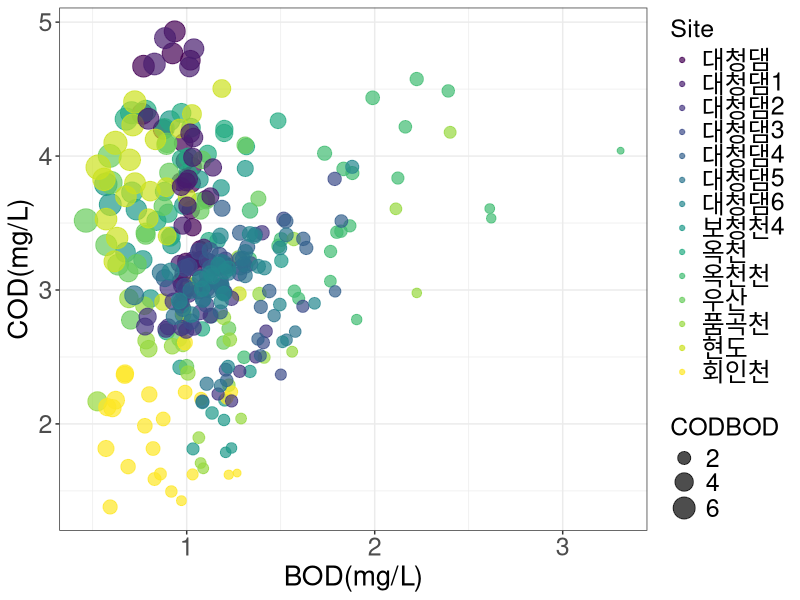

This chart was generated by the following R code: (Note: this script raises an error after producing the figure.)
# Source from https://www.datanovia.com/en/blog/gganimate-how-to-create-plots-with-beautiful-animation-in-r/
# Load required packages and set the default ggplot2 theme to theme_bw():

library(ggplot2)
library(gganimate)
theme_set(theme_bw())

# Demo dataset
df <- read.csv("DC_BOD_COD.csv", na = "-", fileEncoding = "CP949", encoding = "UTF-8")
head(df)

# Static plot

My_Theme = theme(
  axis.title.x = element_text(size = 20),
  axis.text.x = element_text(size = 18),
  axis.title.y = element_text(size = 20),
  axis.text.y = element_text(size = 18),
  legend.title = element_text(size = 18),
  legend.text = element_text(size = 18),
  legend.key = element_rect(size = 20))

p0 <- ggplot(
  df, 
  aes(x = BOD, y=COD, size = CODBOD, colour = Site)) +
  geom_point(show.legend = TRUE, alpha = 0.7, position = "jitter") +
  scale_color_viridis_d() +
  scale_size(range = c(2, 8)) +
  labs(x = "BOD(mg/L)", y = "COD(mg/L)")+
  My_Theme
p0

# Transition through distinct states in time
# Basics
pa0 <- p0 + transition_time(Year) +
  labs(title = "Year: {frame_time}", size = 20)
# save as a GIF
animate(pa0, fps = 5, width = 600, height = 500, renderer=gifski_renderer("pa0.gif"))

animate(pa0, renderer = ffmpeg_renderer(), width = 600, height = 500)
anim_save("pa0.mp4")

p1 <- ggplot(
  df, 
  aes(x = BOD, y=COD, size = CODBOD, colour = Waterbody)) +
  geom_point(show.legend = TRUE, alpha = 0.7, position = "jitter") +
  scale_color_viridis_d() +
  scale_size(range = c(2, 8)) +
  labs(x = "BOD(mg/L)", y = "COD(mg/L)")+
  My_Theme
p1

# Transition through distinct states in time
# Basics
pa1 <- p1 + transition_time(Year) +
  labs(title = "Year: {frame_time}", size = 20)
# save as a GIF
animate(pa1, fps = 5, width = 600, height = 500, renderer=gifski_renderer("pa1.gif"))


pl <- ggplot(
  df,
  aes(Year, CODBOD, group = Site, color = Site)) +
  geom_line() +
  scale_color_viridis_d() +
  labs(x = "Year", y = "COD to BOD Ratio") +
  theme(legend.position = "top")+
  My_Theme
pl

# pla <- pl + 
#   geom_point() +
#   transition_reveal(Year)
# 
# animate(pla, fps = 5, width = 1000, height = 500, renderer=gifski_renderer("pla.gif"))
# 

pla <- pl + 
  geom_point(aes(group = seq_along(Year))) +
  transition_reveal(Year)
animate(pla, fps = 5, width = 1200, height = 500, renderer=gifski_renderer("pla.gif"))
